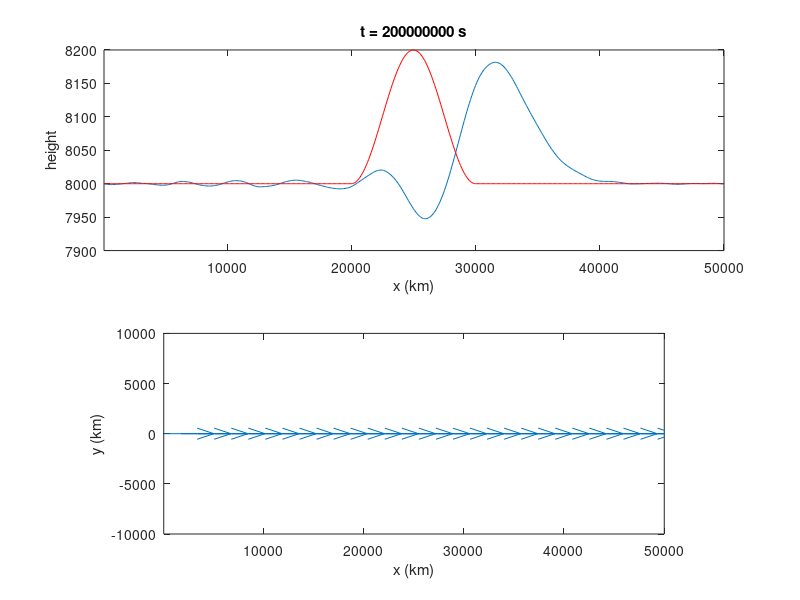

Write the MATLAB code that produced this figure.
clear all; close all;

%parameters
dx=100000;
dt=1000;
nx=500;
nt=20000*dx/(10*dt);

pi=4*atan(1.0);
vel=10;
hbar=8000;  %base level of height
amp=100;    %amplitude of hill
hc=nx/2;    %center location of hill
hw=nx/5;    %width of hill

g=9.8;
f=0.0001;
kdif=10;

nifcor=0;
nifwind=0;
nifdif=0;
nifad=1;

scale_factor=nx;
show_animation=1;
animation_stride=1000;
animation_delay=0.001;

%initialize
dt2=dt*2; dx2=dx*2; diffac=kdif*dt/dx/dx;
time=0;
u(1:nx)=vel;
v(1:nx)=0.0; 
h(1:nx)=hbar;
ind=ceil(hc-hw/2):floor(hc+hw/2);
h(ind)=hbar+amp*(1+cos(2*pi*(ind-hc)/hw));
h0=h;
tracer1=find(h==max(h),1); maxh(1)=max(h);
ub=u; vb=v; hb=h;
ua=u; va=v; ha=h;
x(1:nx)=(1:nx)*dx/1000;
dtcalc=dt;

%run model
figure('Position',[100 100 560 560]);
for n=1:nt
  j=2:nx-1;
  ha(j)=hb(j)-nifad*u(j).*(dtcalc/dx2).*(h(j+1)-h(j-1)) - h(j).*(dtcalc/dx2).*(u(j+1)-u(j-1));
  if(nifwind==1)
    ua(j)=ub(j)-nifad*u(j).*(dtcalc/dx2).*(u(j+1)-u(j-1)) - (g*dtcalc/dx2)*(h(j+1)-h(j-1));
  end
  if(nifdif==1)
    ha(j)=ha(j)+diffac*(hb(j+1)-2*hb(j)+hb(j-1));
    if(nifwind==1)
      ua(j)=ua(j)+diffac*(ub(j+1)-2*ub(j)+ub(j-1));
    end
  end
  if(nifcor==1)
    ua(j)=ua(j)+f*v(j)*dtcalc;
    va(j)=vb(j)-nifad*u(j).*(dtcalc/dx2).*(v(j+1)-v(j-1)) - f*u(j)*dtcalc;
  end

  %boundary condition
  ua(1)=ua(nx-1); ua(nx)=ua(2);
  va(1)=va(nx-1); va(nx)=va(2);
  ha(1)=ha(nx-1); ha(nx)=ha(2);

  %update
  ub=u; u=ua;
  vb=v; v=va;
  hb=h; h=ha;
  time=time+dt;
  dtcalc=dt2;
  diffac=kdif*dtcalc/dx/dx;

  %plot results
  if(show_animation==1 && mod(time,animation_stride*dt)==0)
    subplot(2,1,1)
    plot(x,h); hold on;
    %analytic solution for advection equation
    x0=mod(x+vel*time/1000,max(x));
    n0=find(x0(2:end)-x0(1:end-1) <0);
    plot(x0(1:n0),h0(1:n0),'r'); 
    plot(x0(n0+1:end),h0(n0+1:end),'r'); 
    hold off; 
    axis([min(x) max(x) hbar-amp hbar+2*amp]);
    ylabel('height'); title(['t = ' num2str(time) ' s'])
    xlabel('x (km)')
    subplot(2,1,2)
    i=1:ceil(nx/30):nx;
    quiver(x(i),0*x(i),u(i)*scale_factor,v(i)*scale_factor,'autoscale','off')
    axis equal; axis([min(x) max(x) -max(x)/5 max(x)/5]);
    xlabel('x (km)'); ylabel('y (km)');
    pause(animation_delay);
  end
  
  if(n==floor(20*dx/vel/dt)) %trace max(h) across 20 grid points
    tracer2=find(h==max(h),1);
    Cd=(tracer2-tracer1)*dx/(floor(20*dx/vel/dt)*dt); disp(['Cd=' num2str(Cd)]);
  end
  maxh(n+1)=max(h);
  
  if(sum(any(h>1e10))>0) 
    disp(['model exploded at t=' num2str(time) 's (' num2str(n) ' steps)']); break; 
  end
end
